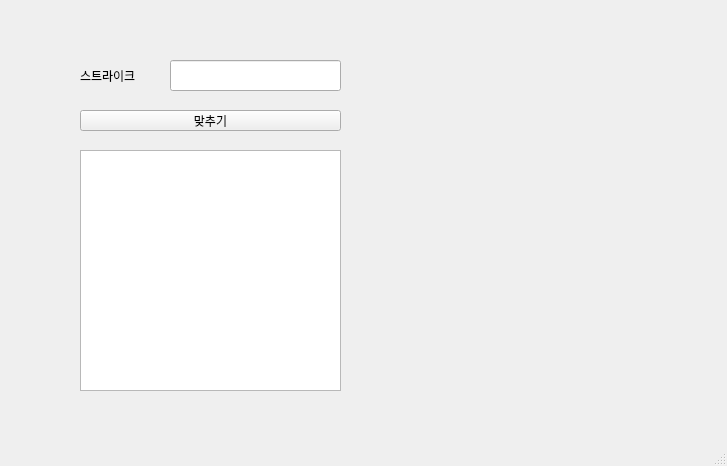
<?xml version="1.0" encoding="UTF-8"?>
<ui version="4.0">
 <class>MainWindow</class>
 <widget class="QMainWindow" name="MainWindow">
  <property name="geometry">
   <rect>
    <x>0</x>
    <y>0</y>
    <width>727</width>
    <height>466</height>
   </rect>
  </property>
  <property name="windowTitle">
   <string>MainWindow</string>
  </property>
  <widget class="QWidget" name="centralwidget">
   <widget class="QLabel" name="lbl">
    <property name="geometry">
     <rect>
      <x>80</x>
      <y>70</y>
      <width>56</width>
      <height>12</height>
     </rect>
    </property>
    <property name="text">
     <string>스트라이크</string>
    </property>
   </widget>
   <widget class="QLineEdit" name="le">
    <property name="geometry">
     <rect>
      <x>170</x>
      <y>60</y>
      <width>171</width>
      <height>31</height>
     </rect>
    </property>
   </widget>
   <widget class="QPlainTextEdit" name="pte">
    <property name="geometry">
     <rect>
      <x>80</x>
      <y>150</y>
      <width>261</width>
      <height>241</height>
     </rect>
    </property>
   </widget>
   <widget class="QPushButton" name="pb">
    <property name="geometry">
     <rect>
      <x>80</x>
      <y>110</y>
      <width>261</width>
      <height>21</height>
     </rect>
    </property>
    <property name="text">
     <string>맞추기</string>
    </property>
   </widget>
  </widget>
  <widget class="QMenuBar" name="menubar">
   <property name="geometry">
    <rect>
     <x>0</x>
     <y>0</y>
     <width>727</width>
     <height>21</height>
    </rect>
   </property>
  </widget>
  <widget class="QStatusBar" name="statusbar"/>
 </widget>
 <resources/>
 <connections/>
</ui>
